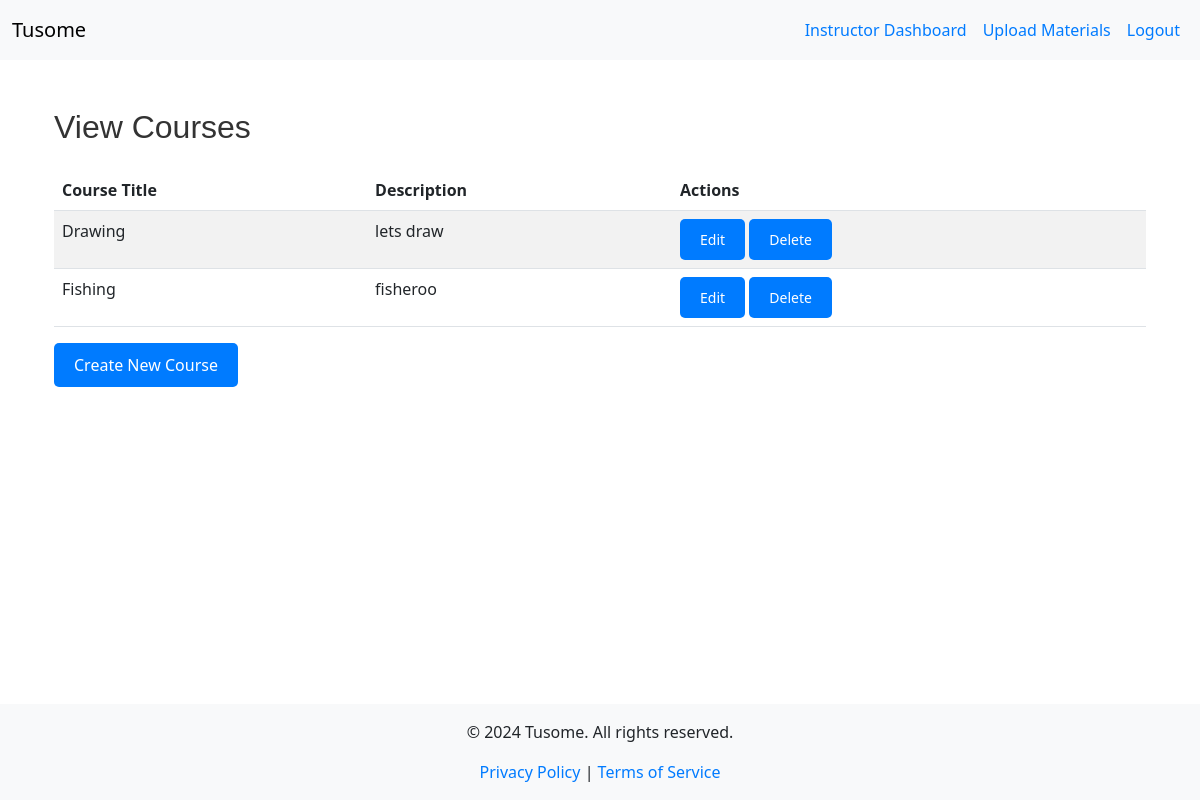
Screenshot of /instructor/view_courses (signed in) with the database file from the repository.
### models.py (models this page shows)
class Course(db.Model):
    id = db.Column(db.Integer, primary_key=True)
    title = db.Column(db.String(200), nullable=False)
    description = db.Column(db.Text, nullable=False)
    is_featured = db.Column(db.Boolean, default=False)
    instructor_id = db.Column(db.Integer, db.ForeignKey('instructor.id'), nullable=False)
    instructor = db.relationship('Instructor', back_populates='courses')
    lessons = db.relationship('Lesson', back_populates='course', lazy=True)
    quizzes = db.relationship('Quiz', back_populates='course', lazy=True)
    materials = db.relationship('CourseMaterial', back_populates='course', lazy=True)
    enrollments = db.relationship('Enrollment', back_populates='course', lazy=True)
    submissions = db.relationship('Submission', back_populates='course', lazy=True)

### app.py (the view)
@app.route('/instructor/view_courses')
@role_required(RoleEnum.INSTRUCTOR)
def view_courses():
    instructor = current_user.instructor
    if not instructor:
        flash('Instructor profile not found.', 'danger')
        return redirect(url_for('index'))
    courses = instructor.courses  # Access the related courses
    return render_template('view_courses.html', courses=courses)

### app.py (called while the page is built)
@app.context_processor
def inject_current_year():
    return {'current_year': datetime.utcnow().year}

@login_manager.user_loader
def load_user(user_id):
    return User.query.get(int(user_id))

@app.context_processor
def inject_roleenum():
    return dict(RoleEnum=RoleEnum)

def role_required(role):
    def decorator(f):
        @wraps(f)
        @login_required  # Ensure the user is logged in
        def decorated_function(*args, **kwargs):
            if current_user.role != role:
                flash('Access denied.', 'danger')
                return redirect(url_for('index'))
            return f(*args, **kwargs)
        return decorated_function
    return decorator

### templates/view_courses.html
{% extends "base.html" %}
{% block content %}
<div class="container">
    <h2 class="my-4">View Courses</h2>
    <table class="table table-striped">
        <thead>
            <tr>
                <th>Course Title</th>
                <th>Description</th>
                <th>Actions</th>
            </tr>
        </thead>
        <tbody>
            {% for course in courses %}
            <tr>
                <td>{{ course.title }}</td>
                <td>{{ course.description }}</td>
                <td>
                    <a href="{{ url_for('edit_course', course_id=course.id) }}" class="btn btn-warning btn-sm">Edit</a>
                    <a href="{{ url_for('delete_course', course_id=course.id) }}" class="btn btn-danger btn-sm">Delete</a>
                </td>
            </tr>
            {% endfor %}
        </tbody>
    </table>
    <a href="{{ url_for('create_course') }}" class="btn btn-primary">Create New Course</a>
</div>
{% endblock %}

### static/css/style.css (style rules this page uses)
.btn { padding: 10px 20px; border: none; border-radius: 5px; color: white; background-color: #007BFF; text-decoration: none; display: inline-block; transition: background-color 0.3s; }
h1, h2, h3 { color: #333; font-family: 'Arial', sans-serif; }
a { color: #007BFF; text-decoration: none; }
.btn-primary { background-color: #007BFF; border-color: #007BFF; }
html, body { height: 100%; margin: 0; }
body { display: flex; flex-direction: column; }

### templates/base.html (style rules this page uses)
html, body { height: 100%; margin: 0; }
body { display: flex; flex-direction: column; }

### rows the page displays
Course: title "Drawing", description "lets draw"
Course: title "Fishing", description "fisheroo"
